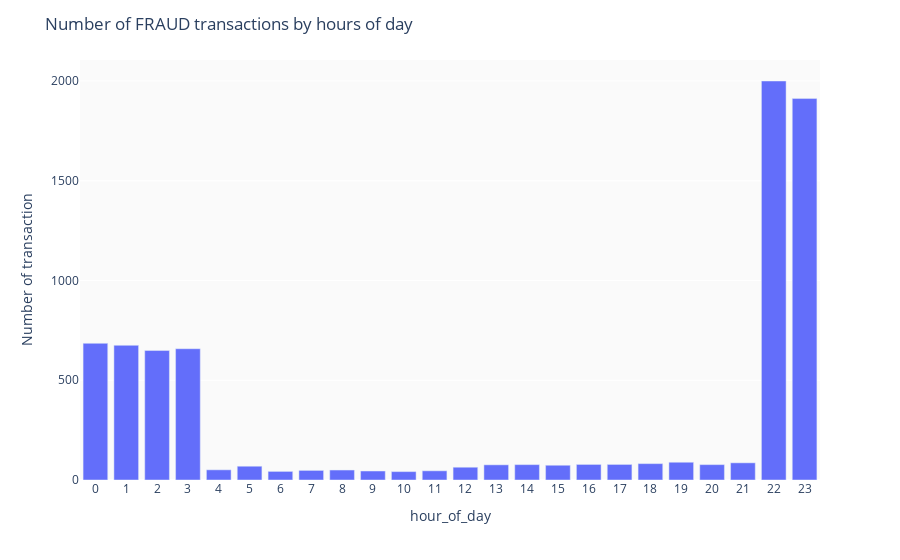

The notebook cell this image was saved under:
### Code cell
# Plotting the credit card numbers and card holders with the highest amount of fraudulent transactions.
df_ = df_train[df_train.is_fraud==1].groupby(by='hour_of_day').agg({'transaction_id':'count'}).reset_index()

# Plotting the number of fraudulent transactions by hours of day.
fig = px.bar(data_frame=df_,
       x='hour_of_day',
       y='transaction_id',
       labels={'transaction_id':'Number of transaction'})

# Setting the title and background color.
fig.update_layout(
    title=dict(
        text='Number of FRAUD transactions by hours of day'
    ),
    plot_bgcolor='#fafafa'
)

# Plotting the number of fraudulent transactions by hours of day.
fig.update_xaxes(type='category')

### Figure 1 — Plotly figure (JSON) as saved in the notebook; plotly's stock layout.template omitted (floating-point values rounded to 4 significant figures)
{"data": [{"alignmentgroup": "True", "hovertemplate": "hour_of_day=%{x}<br>Number of transaction=%{y}<extra></extra>", "legendgroup": "", "marker": {"color": "#636efa", "pattern": {"shape": ""}}, "name": "", "offsetgroup": "", "orientation": "v", "showlegend": false, "textposition": "auto", "type": "bar", "x": [0, 1, 2, 3, 4, 5, 6, 7, 8, 9, 10, 11, 12, 13, 14, 15, 16, 17, 18, 19, 20, 21, 22, 23], "xaxis": "x", "y": [685, 675, 649, 658, 51, 69, 43, 48, 50, 45, 42, 46, 64, 76, 77, 74, 78, 78, 82, 89, 77, 86, 2000, 1912], "yaxis": "y"}], "layout": {"barmode": "relative", "legend": {"tracegroupgap": 0}, "margin": {"t": 60}, "plot_bgcolor": "#fafafa", "title": {"text": "Number of FRAUD transactions by hours of day"}, "xaxis": {"anchor": "y", "domain": [0, 1], "title": {"text": "hour_of_day"}, "type": "category"}, "yaxis": {"anchor": "x", "domain": [0, 1], "title": {"text": "Number of transaction"}}}}
